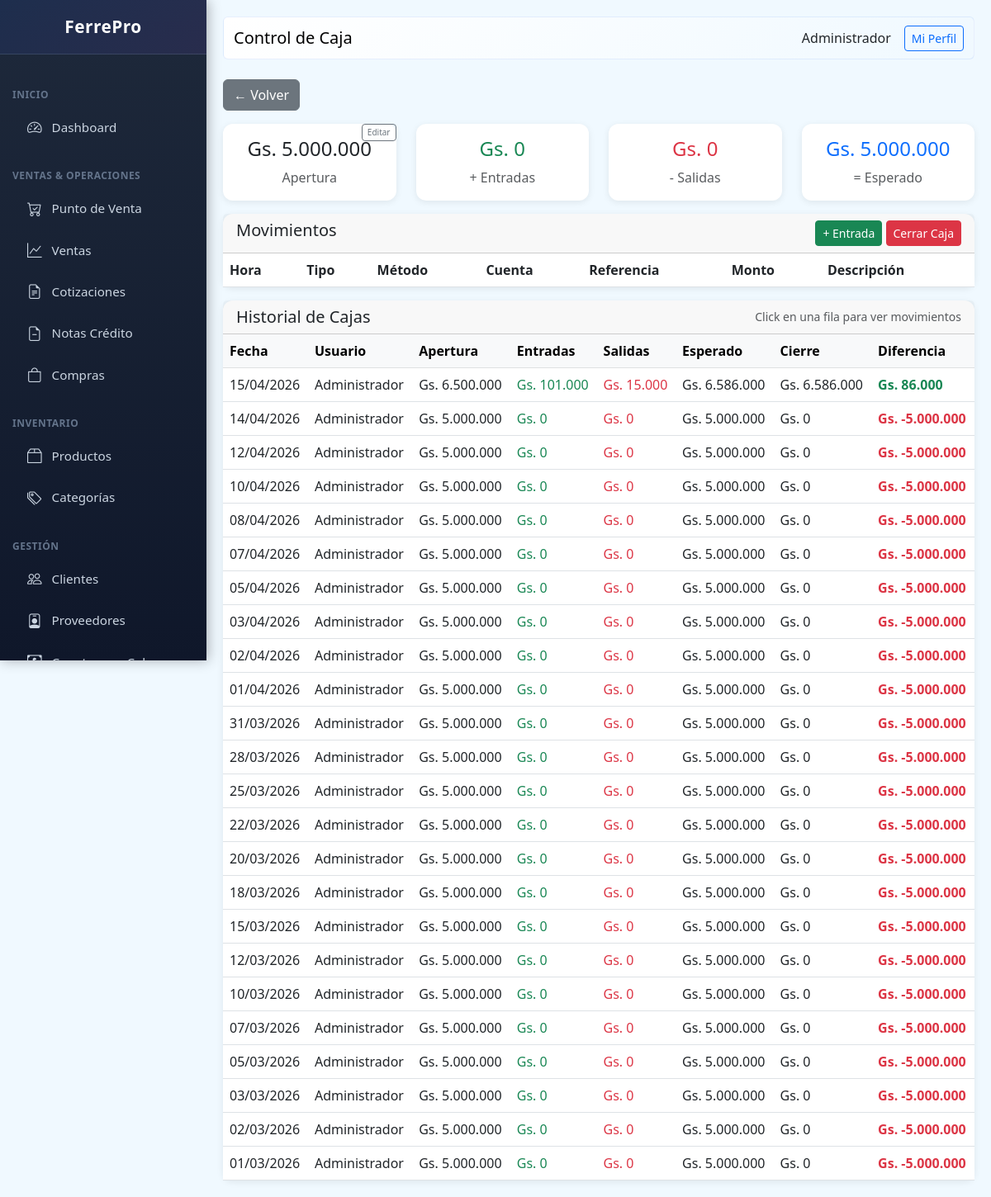
Page /public/index.php?page=cash (signed in) on the earlier database version.
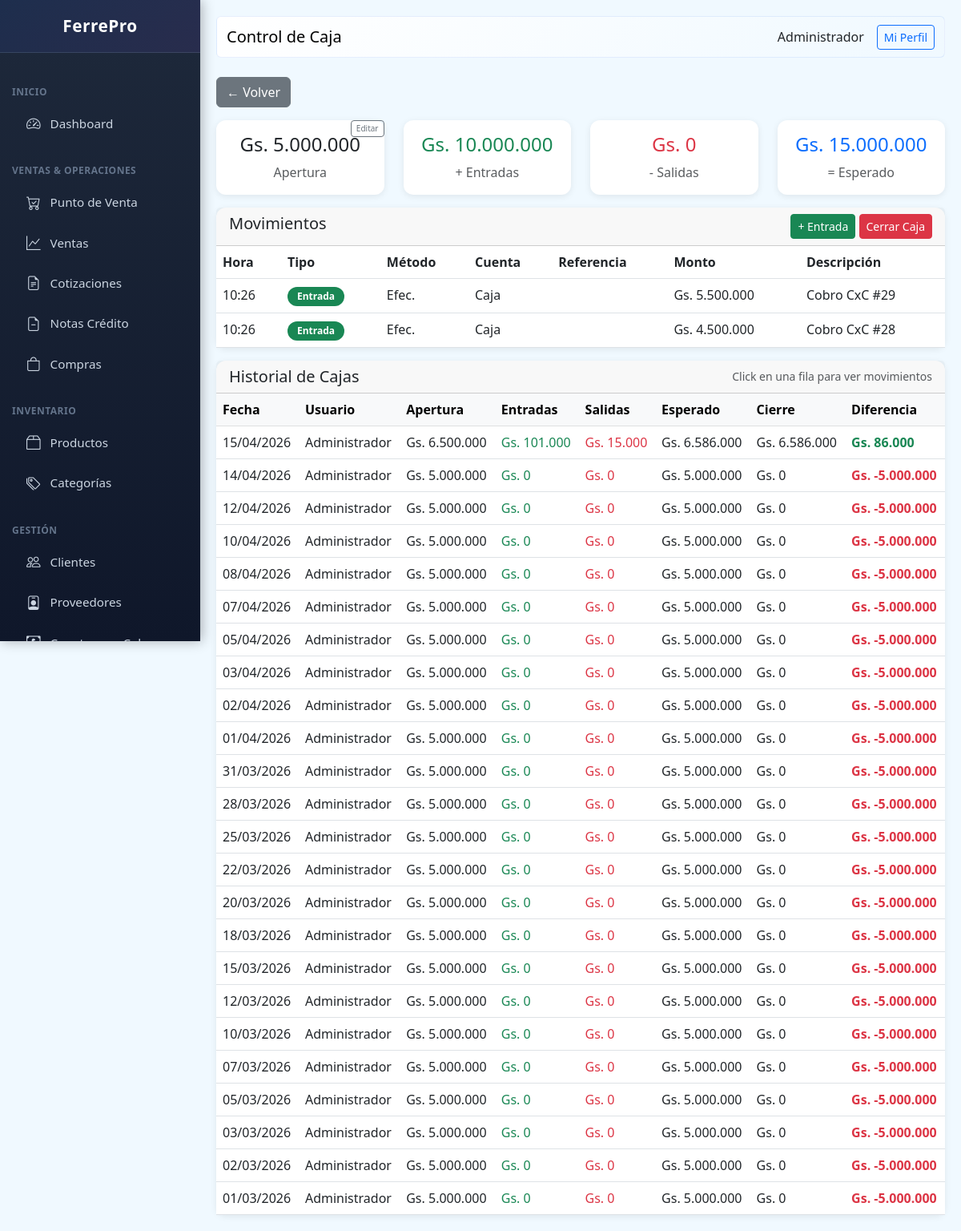
Same page on the later database version.
### tables this page shows
CREATE TABLE users (
                id INTEGER PRIMARY KEY AUTOINCREMENT,
                name TEXT NOT NULL,
                email TEXT UNIQUE,
                password TEXT NOT NULL,
                role TEXT DEFAULT 'vendedor',
                active INTEGER DEFAULT 1,
                created_at DATETIME DEFAULT CURRENT_TIMESTAMP
            , last_login DATETIME, last_password_change DATETIME, failed_login_attempts INTEGER DEFAULT 0, locked_until DATETIME, two_fa_enabled INTEGER DEFAULT 0, two_fa_secret TEXT);

CREATE TABLE cash_register (
                id INTEGER PRIMARY KEY AUTOINCREMENT,
                user_id INTEGER NOT NULL,
                opening_amount REAL NOT NULL,
                closing_amount REAL,
                expected_amount REAL,
                difference REAL,
                status TEXT DEFAULT 'open',
                opening_notes TEXT,
                closing_notes TEXT,
                opened_at DATETIME DEFAULT CURRENT_TIMESTAMP,
                closed_at DATETIME,
                FOREIGN KEY (user_id) REFERENCES users(id)
            );

CREATE TABLE cash_movements (
                id INTEGER PRIMARY KEY AUTOINCREMENT,
                cash_register_id INTEGER NOT NULL,
                user_id INTEGER NOT NULL,
                type TEXT NOT NULL,
                amount REAL NOT NULL,
                description TEXT,
                payment_method TEXT DEFAULT 'efectivo',
                created_at DATETIME DEFAULT CURRENT_TIMESTAMP, cuenta TEXT DEFAULT 'caja', referencia TEXT,
                FOREIGN KEY (cash_register_id) REFERENCES cash_register(id),
                FOREIGN KEY (user_id) REFERENCES users(id)
            );

### class/Database.php (called while the page is built, shortened)
<?php
class Database extends PDO {
    private static $instance = null;
    private function __construct() {
        $dbPath = dirname(__DIR__) . '/storage/ferrepro.db';
        $this->initTables();
    }
    public static function getInstance() {
        if (self::$instance === null) {
            self::$instance = new self();
        }
        return self::$instance;
    }
    private function initTables() {
        $this->seedDefaultData();
    }
    private function seedDefaultData() {
        $stmt = $this->query("SELECT COUNT(*) as count FROM users");
    }
}

### class/Format.php (called while the page is built, shortened)
<?php
class Format {
    public static function money($amount) {
        $amount = floatval($amount);
        return 'Gs. ' . number_format($amount, 0, ',', '.');
    }
    public static function date($date) {
        try {
            $dateObj = new DateTime($date);
            return $dateObj->format('d/m/Y');
        } catch (Exception $e) {
            return 'Fecha inválida';
        }
    }
}

### views/cash/index.php (the view, shortened to what this page needs)
<?php
$pageTitle = 'Control de Caja';
$cashRegister = db()->query("
    SELECT cr.*, u.name as user_name
    FROM cash_register cr
    LEFT JOIN users u ON cr.user_id = u.id
    WHERE cr.status = 'open'
    ORDER BY cr.id DESC
    LIMIT 1
")->fetch(PDO::FETCH_ASSOC);
$lastClosed = db()->query("
    SELECT cr.*, u.name as user_name
    FROM cash_register cr
    LEFT JOIN users u ON cr.user_id = u.id
    WHERE cr.status = 'closed'
    ORDER BY cr.id DESC
    LIMIT 1
")->fetch(PDO::FETCH_ASSOC);
$content = '
<div class="row mb-3">
    <div class="col-md-6">
        <a href="?page=home" class="btn btn-secondary">← Volver</a>
    </div>
</div>';
if (!$cashRegister) {
    $content .= '
    <div class="card mb-3">
        <div class="card-header bg-primary text-white">
            <h5 class="mb-0">Apertura de Caja</h5>
        </div>
        <div class="card-body">
            <form method="POST" action="?page=cash&action=open">
                <div class="row">
                    <div class="col-md-6">
                        <div class="mb-3">
                            <label class="form-label">Monto Inicial (Gs.)</label>
                            <input type="number" name="opening_amount" class="form-control" required>
                        </div>
                    </div>
                    <div class="col-md-6">
                        <div class="mb-3">
                            <label class="form-label">Observaciones</label>
                            <textarea name="opening_notes" class="form-control" rows="2"></textarea>
                        </div>
                    </div>
                </div>
                <button type="submit" class="btn btn-primary">Abrir Caja</button>
            </form>
        </div>
        </div>';
} else {
    $movements = db()->query("
        SELECT cm.*, u.name as user_name
        FROM cash_movements cm
        LEFT JOIN users u ON cm.user_id = u.id
        WHERE cm.cash_register_id = " . $cashRegister['id'] . "
        ORDER BY cm.id DESC
    ")->fetchAll(PDO::FETCH_ASSOC);
    $totalIn = array_sum(array_map(fn($m) => $m['type'] === 'in' ? $m['amount'] : 0, $movements));
    $totalOut = array_sum(array_map(fn($m) => $m['type'] === 'out' ? $m['amount'] : 0, $movements));
    $expected = $cashRegister['opening_amount'] + $totalIn - $totalOut;
    $content .= '
    <div class="row">
        <div class="col-md-3">
            <div class="card mb-3">
                <div class="card-body text-center position-relative">
                    <h4>' . Format::money($cashRegister['opening_amount']) . '</h4>
                    <p class="text-muted mb-0">Apertura</p>
                    <a href="?page=cash&action=edit_open&id=' . $cashRegister['id'] . '" class="position-absolute top-0 end-0 btn btn-sm btn-outline-secondary" style="font-size:10px;padding:2px 6px;">Editar</a>
                </div>
            </div>
        </div>
        <div class="col-md-3">
            <div class="card mb-3">
                <div class="card-body text-center">
                    <h4 class="text-success">' . Format::money($totalIn) . '</h4>
                    <p class="text-muted mb-0">+ Entradas</p>
                </div>
            </div>
        </div>
        <div class="col-md-3">
            <div class="card mb-3">
                <div class="card-body text-center">
                    <h4 class="text-danger">' . Format::money($totalOut) . '</h4>
                    <p class="text-muted mb-0">- Salidas</p>
                </div>
            </div>
        </div>
        <div class="col-md-3">
            <div class="card mb-3">
                <div class="card-body text-center">
                    <h4 class="text-primary">' . Format::money($expected) . '</h4>
                    <p class="text-muted mb-0">= Esperado</p>
                </div>
            </div>
        </div>
    </div>
    <div class="card mb-3">
        <div class="card-header d-flex justify-content-between">
            <h5 class="mb-0">Movimientos</h5>
            <div>
                <button class="btn btn-success btn-sm" data-bs-toggle="modal" data-bs-target="#addMovementModal">+ Entrada</button>
                <button class="btn btn-danger btn-sm" data-bs-toggle="modal" data-bs-target="#closeModal">Cerrar Caja</button>
            </div>
        </div>
        <div class="card-body p-0">
            <table class="table mb-0">
                <thead><tr><th>Hora</th><th>Tipo</th><th>Método</th><th>Cuenta</th><th>Referencia</th><th>Monto</th><th>Descripción</th></tr></thead>
                <tbody>';
    foreach ($movements as $m) {
        $typeClass = $m['type'] === 'in' ? 'success' : 'danger';
        $methodLabel = $m['payment_method'] === 'efectivo' ? 'Efec.' : ($m['payment_method'] === 'transferencia' ? 'Transf.' : ($m['payment_method'] === 'qr' ? 'QR' : 'Tarj.'));
        $cuentaLabel = $m['cuenta'] === 'caja' ? 'Caja' : 'Banco';
        $content .= '<tr>
            <td>' . date('H:i', strtotime($m['created_at'])) . '</td>
            <td><span class="badge bg-' . $typeClass . '">' . ($m['type'] === 'in' ? 'Entrada' : 'Salida') . '</span></td>
            <td>' . $methodLabel . '</td>
            <td>' . $cuentaLabel . '</td>
            <td>' . htmlspecialchars($m['referencia'] ?? '-') . '</td>
            <td>' . Format::money($m['amount']) . '</td>
            <td>' . htmlspecialchars($m['description'] ?? '-') . '</td>
        </tr>';
    }
    $content .= '</tbody>
            </table>
        </div>
    </div>
                                    <strong>Esperado:</strong> ' . Format::money($expected) . '
                            <input type="number" name="closing_amount" id="closingAmount" class="form-control" value="' . $expected . '" required oninput="calcularDiferencia()">
    <script>
    function calcularDiferencia() {
        var esperado = ' . $expected . ';
        var cierre = parseFloat(document.getElementById("closingAmount").value) || 0;
        var diff = cierre - esperado;
        var display = document.getElementById("diferenciaDisplay");
        var alert = document.getElementById("diferenciaAlert");
        display.textContent = diff.toLocaleString("es-PY");
        if (diff === 0) {
            alert.className = "alert alert-success mb-0";
        } else if (diff > 0) {
            alert.className = "alert alert-success mb-0";
            display.textContent = "+" + display.textContent + " (Sobró)";
        } else {
            alert.className = "alert alert-warning mb-0";
            display.textContent = display.textContent + " (Faltó)";
        }
    }
    calcularDiferencia();
    </script>';
}
$closedRegisters = db()->query("
    SELECT cr.*, u.name as user_name
    FROM cash_register cr
    LEFT JOIN users u ON cr.user_id = u.id
    WHERE cr.status = 'closed'
    ORDER BY cr.closed_at DESC
    LIMIT 30
")->fetchAll(PDO::FETCH_ASSOC);
if ($closedRegisters) {
    $content .= '
    <div class="card mt-3">
        <div class="card-header d-flex justify-content-between align-items-center">
            <h5 class="mb-0">Historial de Cajas</h5>
            <small class="text-muted">Click en una fila para ver movimientos</small>
        </div>
        <div class="card-body p-0">
            <table class="table table-hover mb-0">
                <thead class="table-light">
                    <tr>
                        <th>Fecha</th>
                        <th>Usuario</th>
                        <th>Apertura</th>
                        <th>Entradas</th>
                        <th>Salidas</th>
                        <th>Esperado</th>
                        <th>Cierre</th>
                        <th>Diferencia</th>
                    </tr>
                </thead>
                <tbody>';
    foreach ($closedRegisters as $cr) {
        $movs = db()->query("SELECT SUM(CASE WHEN type = 'in' THEN amount ELSE 0 END) as tin, SUM(CASE WHEN type = 'out' THEN amount ELSE 0 END) as tout FROM cash_movements WHERE cash_register_id = " . $cr['id'])->fetch(PDO::FETCH_ASSOC);
        $tin = $movs['tin'] ?? 0;
        $tout = $movs['tout'] ?? 0;
        $exp = $cr['opening_amount'] + $tin - $tout;
        $diffCalc = ($cr['closing_amount'] ?? 0) - $cr['opening_amount'];
        $diffClass = $diffCalc > 0 ? 'text-success' : ($diffCalc < 0 ? 'text-danger' : '');
        $content .= '<tr style="cursor:pointer" onclick="window.location.href=\'?page=cash&action=view&id=' . $cr['id'] . '\'">
            <td>' . Format::date($cr['opened_at']) . '</td>
            <td>' . htmlspecialchars($cr['user_name']) . '</td>
            <td>' . Format::money($cr['opening_amount']) . '</td>
            <td class="text-success">' . Format::money($tin) . '</td>
            <td class="text-danger">' . Format::money($tout) . '</td>
            <td>' . Format::money($exp) . '</td>
            <td>' . Format::money($cr['closing_amount'] ?? 0) . '</td>
            <td class="' . $diffClass . '"><strong>' . Format::money($diffCalc) . '</strong></td>
        </tr>';
    }
    $content .= '</tbody>
            </table>
        </div>
    </div>';
}

### public/index.php (shortened to what this page needs)
<?php
require_once dirname(__DIR__) . '/class/Database.php';
require_once dirname(__DIR__) . '/class/Format.php';
function db() {
    return Database::getInstance();
}
function auth() {
    return isset($_SESSION['user_id']) ? $_SESSION['user_id'] : null;
}
function user() {
    $stmt = db()->prepare("SELECT id, name, email, role FROM users WHERE id = ?");
    $stmt->execute([auth()]);
    return $stmt->fetch(PDO::FETCH_ASSOC);
}
function view($file, $data = []) {
    extract($data);
    $content = null;
    include dirname(__DIR__) . '/views/' . $file . '.php';
    include dirname(__DIR__) . '/views/layouts/main.php';
    exit;
}
$page = $_GET['page'] ?? 'home';
switch ($page) {
    case 'cash':
        view('cash/index');
        break;
}
?>

### views/layouts/main.php (shortened to what this page needs)
<!DOCTYPE html>
<html lang="es">
<head>
    <link rel="stylesheet" href="https://cdn.jsdelivr.net/npm/bootstrap@5.3.0/dist/css/bootstrap.min.css">
    <link rel="stylesheet" href="https://cdn.jsdelivr.net/npm/bootstrap-icons@1.10.0/font/bootstrap-icons.css">
</head>
<body>
    <div class="sidebar">
        <div class="logo-section">
            <h5><i class="bi bi-hammer-wrench"></i> FerrePro</h5>
        </div>
        <nav class="nav flex-column">
            <div class="nav-section">Inicio</div>
            <a class="nav-link" href="?page=dashboard"><i class="bi bi-speedometer2"></i> Dashboard</a>
            <div class="nav-section">Ventas & Operaciones</div>
            <a class="nav-link" href="?page=pos"><i class="bi bi-cart-check"></i> Punto de Venta</a>
            <a class="nav-link" href="?page=sales"><i class="bi bi-graph-up"></i> Ventas</a>
            <a class="nav-link" href="?page=quotes"><i class="bi bi-file-earmark-text"></i> Cotizaciones</a>
            <a class="nav-link" href="?page=credit_notes"><i class="bi bi-file-earmark-minus"></i> Notas Crédito</a>
            <a class="nav-link" href="?page=purchases"><i class="bi bi-bag"></i> Compras</a>
            <div class="nav-section">Inventario</div>
            <a class="nav-link" href="?page=products"><i class="bi bi-box2"></i> Productos</a>
            <a class="nav-link" href="?page=categories"><i class="bi bi-tags"></i> Categorías</a>
            <div class="nav-section">Gestión</div>
            <a class="nav-link" href="?page=clients"><i class="bi bi-people"></i> Clientes</a>
            <a class="nav-link" href="?page=providers"><i class="bi bi-person-badge"></i> Proveedores</a>
            <a class="nav-link" href="?page=receivable"><i class="bi bi-cash-coin"></i> Cuentas por Cobrar</a>
        </nav>
    </div>
    <div class="main-content">
        <nav class="navbar navbar-expand-lg mb-4 rounded">
            <div class="container-fluid">
                <span class="navbar-brand mb-0 h1"><?= $pageTitle ?? 'FerrePro' ?></span>
                <div class="d-flex align-items-center gap-3">
                    <span><?= user()['name'] ?? '' ?></span>
                    <a href="?page=profile" class="btn btn-sm btn-outline-primary">Mi Perfil</a>
                </div>
            </div>
        </nav>
        <?= $content ?? '' ?>
    </div>
</body>
</html>

### views/layouts/main.php (style rules this page uses)
:root { --primary: #2563eb; --success: #10b981; --danger: #ef4444; --warning: #f59e0b; --info: #06b6d4; --secondary: #8b5cf6; --dark: #1e293b; }
body { font-family: 'Segoe UI', sans-serif; background: #f0f9ff; }
.sidebar { width: 250px; background: linear-gradient(180deg, #1e293b 0%, #0f172a 100%); height: 100vh; position: fixed; top: 0; left: 0; overflow-y: auto; box-shadow: 2px 0 15px rgba(0,0,0,0.3); z-index: 1000; }
.sidebar .logo-section { padding: 20px; text-align: center; border-bottom: 1px solid rgba(148, 163, 184, 0.2); background: linear-gradient(135deg, rgba(37, 99, 235, 0.1) 0%, rgba(139, 92, 246, 0.1) 100%); }
.sidebar .logo-section h5 { color: white; margin: 0; font-weight: 700; font-size: 1.3rem; letter-spacing: 0.5px; }
.sidebar nav { padding: 15px 0; }
.sidebar .nav-link { color: #cbd5e1; padding: 12px 20px; border-left: 3px solid transparent; display: flex; align-items: center; gap: 12px; transition: all 0.3s ease; margin: 0 10px; border-radius: 8px; font-size: 0.95rem; }
.sidebar .nav-link i { font-size: 1.1rem; transition: all 0.3s ease; }
.nav-section { padding: 15px 15px 5px 15px; font-size: 0.75rem; font-weight: 700; text-transform: uppercase; color: #64748b; letter-spacing: 0.5px; margin-top: 10px; }
.main-content { margin-left: 250px; padding: 20px; }
.navbar { background: linear-gradient(135deg, #ffffff 0%, #f0f9ff 100%); border-radius: 10px; border: 1px solid rgba(37, 99, 235, 0.1); }
.card { border: none; border-radius: 12px; box-shadow: 0 2px 8px rgba(0,0,0,0.08); transition: all 0.3s ease; }
.badge { border-radius: 20px; padding: 6px 12px; font-weight: 600; }

Differences in the rows shown:
shown differently, row unchanged: cash_register (number 1 of 25 on the later page): opening_amount "Gs. 5.000.000" → (not shown)
added cash_movements: created_at "10:26", type "Entrada", payment_method "Efec.", cuenta "Caja", amount "Gs. 5.500.000", description "Cobro CxC #29"
added cash_movements: created_at "10:26", type "Entrada", payment_method "Efec.", cuenta "Caja", amount "Gs. 4.500.000", description "Cobro CxC #28"
Other differences:
Format::money($totalIn): "Gs. 0" → "Gs. 10.000.000"
Format::money($expected): (not shown) → "Gs. 15.000.000"
